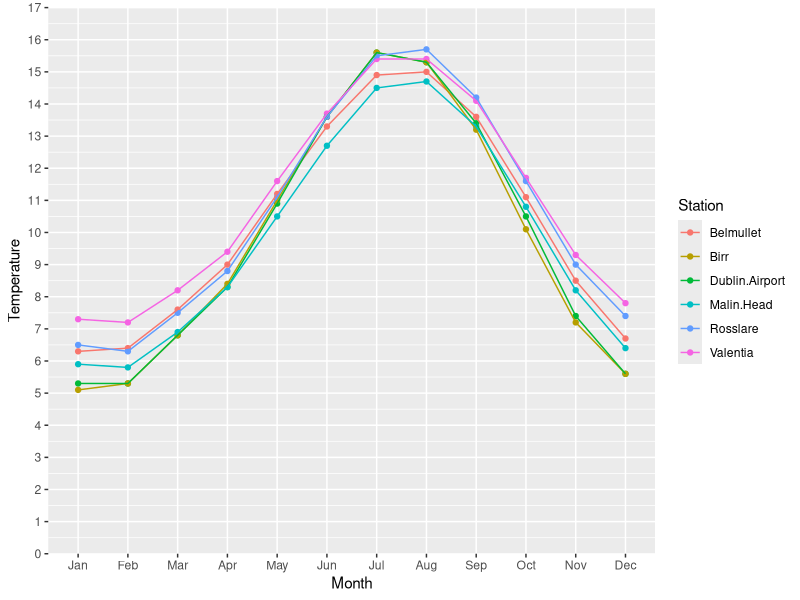
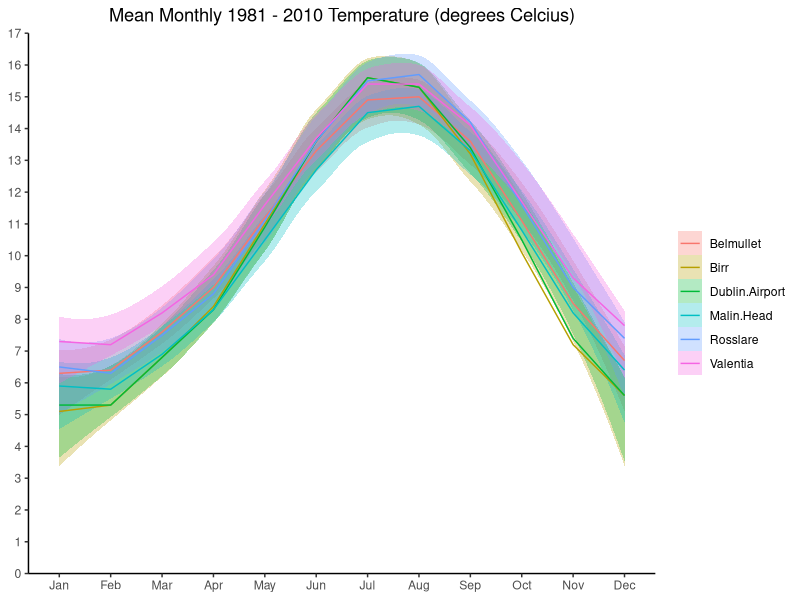

Generate these figures, in order, with R:
library(ggplot2)
library(tidyverse)
library(lubridate)

# 1981 - 2010 Temperature data
Belmullet <-     c(6.3, 6.4, 7.6, 9.0, 11.2, 13.3, 14.9, 15.0, 13.6, 11.1, 8.5, 6.7)
Dublin.Airport <-c(5.3, 5.3, 6.8, 8.3, 10.9, 13.6, 15.6, 15.3, 13.4, 10.5, 7.4, 5.6)
Valentia <-      c(7.3, 7.2, 8.2, 9.4, 11.6, 13.7, 15.4, 15.4, 14.1, 11.7, 9.3, 7.8)
Birr <-          c(5.1, 5.3, 6.8, 8.4, 11.0, 13.6, 15.6, 15.3, 13.2, 10.1, 7.2, 5.6)
Malin.Head <-    c(5.9, 5.8, 6.9, 8.3, 10.5, 12.7, 14.5, 14.7, 13.3, 10.8, 8.2, 6.4)
Rosslare <-      c(6.5, 6.3, 7.5, 8.8, 11.1, 13.6, 15.5, 15.7, 14.2, 11.6, 9.0, 7.4)

#Data preparation
mean.year.BEL = mean(Belmullet)
mean.year.DUB = mean(Dublin.Airport)
mean.year.VAL = mean(Valentia)
mean.year.BIRR = mean(Birr)
mean.year.MH = mean(Malin.Head)
mean.year.ROS = mean(Rosslare)

temp30yr <- tibble(Month = factor(month.abb),
                  Belmullet, Dublin.Airport, Valentia, Birr, Malin.Head, Rosslare)

temp30yr.df <- temp30yr%>%
  group_by(Month)%>%
  pivot_longer(cols = c(Belmullet, Dublin.Airport, Valentia, Birr, Malin.Head, Rosslare), values_to = "Temperature", 
               names_to = "Station")

AVGline <- temp30yr.df %>%
  mutate(yearly_avg = mean(mean.year.BEL, mean.year.DUB, mean.year.VAL, mean.year.BIRR, mean.year.MH, mean.year.ROS))

# Data Points Temperature
ggplot(temp30yr.df, aes(x = Month, y = Temperature, group = Station))+
  geom_point(aes(colour = Station))+
  geom_line(aes(colour = Station))+
  scale_x_discrete(limits = month.abb)+
  scale_y_continuous(expand = c(0, 0), breaks = c(0:17))+
  coord_cartesian(ylim=c(0,17), xlim = c(1, 12)) 

 # Smoothed Mean Monthly Temperature
ggplot(data = temp30yr.df, aes(x = Month, y = Temperature, group = Station))+
geom_smooth(method='loess', linetype=0, aes(fill = Station), alpha = 0.3, level=0.95) +
geom_line(aes(colour = Station))+ 
coord_cartesian(ylim=c(0,17), xlim = c(1, 12)) +
scale_y_continuous(expand = c(0, 0), breaks = c(0:17)) + 
scale_x_discrete(limits = month.abb)+
theme_classic()+
  theme(axis.title.x = element_blank(), 
        axis.title.y = element_blank(),
        legend.title = element_blank(),
        plot.title = element_text(hjust = 0.5))+
ggtitle("Mean Monthly 1981 - 2010 Temperature (degrees Celcius)")
